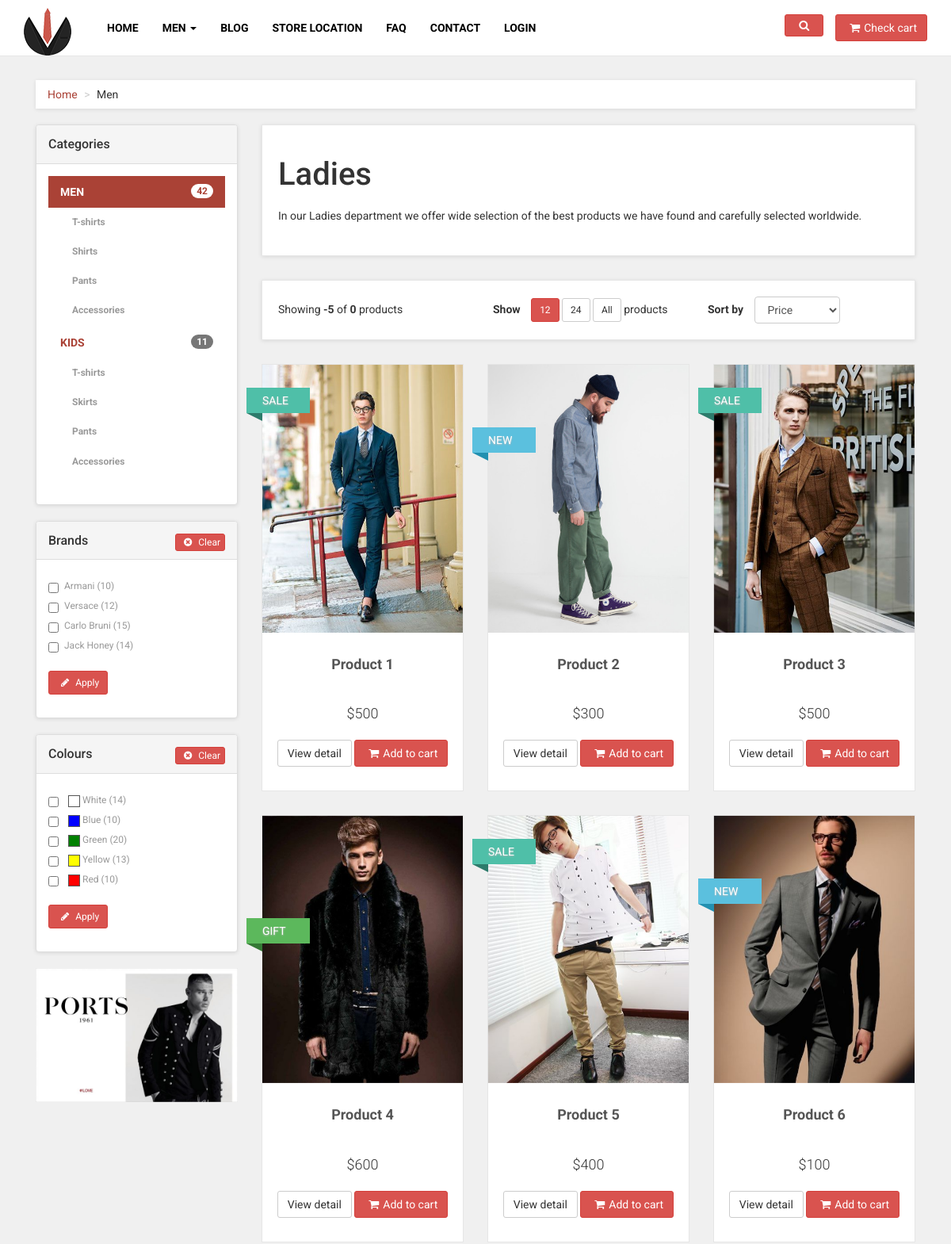
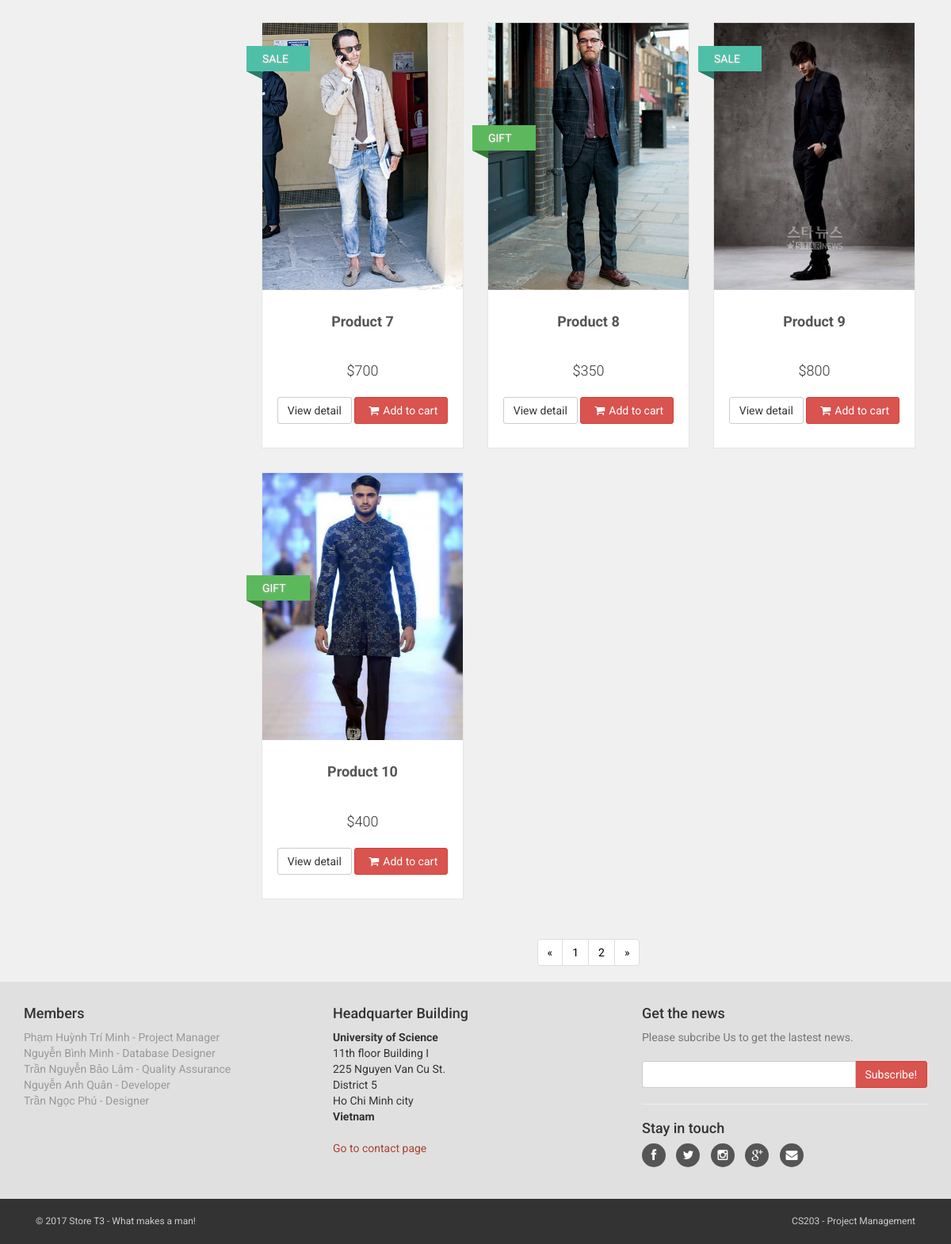
Screenshot of /lazy/search_result.php with the database file from the repository (2 pictures, top to bottom).
### tables this page shows
CREATE TABLE `product` (
  `id` int(11) NOT NULL,
  `name` varchar(255) NOT NULL,
  `category` varchar(100) NOT NULL,
  `detail` text NOT NULL,
  `price` float NOT NULL,
  `sale` int(11) NOT NULL,
  `sale_percent` float NOT NULL,
  `status` int(11) NOT NULL
);

CREATE TABLE `product_img` (
  `img_id` int(11) NOT NULL,
  `product_id` int(11) NOT NULL,
  `img` varchar(255) NOT NULL
);

### lazy/search_result.php (the view, shortened to what this page needs)
<?php
  include "includes/header.php";
  include "includes/navbar.php";
?>
<?php
  $page = $_GET["page"];
  $start = 6 * ($page - 1);
  $rows = 6;
?>
    <div id="all">
        <div id="content">
            <div class="container">
                <div class="col-md-12">
                    <ul class="breadcrumb">
                        <li><a href="#">Home</a>
                        </li>
                        <li>Men</li>
                    </ul>
                </div>
                <?php include "includes/left_menu.php"; ?>
                <div class="col-md-9">
                    <div class="box">
                        <h1>Ladies</h1>
                        <p>In our Ladies department we offer wide selection of the best products we have found and carefully selected worldwide.</p>
                    </div>
                    <div class="box info-bar">
                        <div class="row">
                            <div class="col-sm-12 col-md-4 products-showing">
                              Showing <strong><?php echo $start+1; ?></strong> of <strong><?php echo $start+$rows; ?></strong> products
                            </div>
                            <div class="col-sm-12 col-md-8  products-number-sort">
                                <div class="row">
                                    <form class="form-inline">
                                        <div class="col-md-6 col-sm-6">
                                            <div class="products-number">
                                                <strong>Show</strong>  <a href="#" class="btn btn-default btn-sm btn-danger">12</a>  <a href="#" class="btn btn-default btn-sm">24</a>  <a href="#" class="btn btn-default btn-sm">All</a> products
                                            </div>
                                        </div>
                                        <div class="col-md-6 col-sm-6">
                                            <div class="products-sort-by">
                                                <strong>Sort by</strong>
                                                <select name="sort-by" class="form-control">
                                                    <option>Price</option>
                                                </select>
                                            </div>
                                        </div>
                                    </form>
                                </div>
                            </div>
                        </div>
                    </div>
                    <div class="row products">
<?php
        $searchdata = $_POST['search_data'];
        $sqli = "select * from product where name LIKE '%".$searchdata."%'";
        $rs = mysqli_query($conn,$sqli);
        while ($data = mysqli_fetch_array($rs))
        {
          $sqli2 = "select * from product_img where product_id=$data[id]";
          $rs2 = mysqli_query($conn,$sqli2);
          $data2 = mysqli_fetch_array($rs2);
          echo"<div class='col-md-4 col-sm-6'>
              <div class='product'>
                  <div class='flip-container'>
                      <div class='flipper'>
                          <div class='front'>
                              <a href='detail.php'>
                                  <img src='../../lazy-admin/image/product/$data2[img]' alt='' class='img-responsive'>
                              </a>
                          </div>
                          <div class='back'>
                              <a href='detail.php'>
                                  <img src='../../lazy-admin/image/product/$data2[img]' alt='' class='img-responsive'>
                              </a>
                          </div>
                      </div>
                  </div>
                  <a href='detail.php' class='invisible'>
                      <img src='img/product1.jpg' alt='' class='img-responsive'>
                  </a>
                  <div class='text'>
                      <h3><a href='detail.php'>$data[name]</a></h3>";
                      if($data['sale']==1)
                      {
                        $result=$data['price']*(1-$data['sale_percent']);
                        echo"<p class='price'><del>$$data[price]</del> $$result</p>";
                      }
                      else {
                        echo"<p class='price'>$$data[price]</p>";
                      }
                  echo"<p class='buttons'>
                          <a href='detail.php?cid=$data[id]' class='btn btn-default'>View detail</a>
                          <a href='add_basket.php?id=$data[id]' class='btn btn-danger'><i class='fa fa-shopping-cart'></i>Add to cart</a>
                      </p>
                  </div>
                  ";
          if ($data['status']==1)
          {
          echo"  <div class='ribbon sale'>
                      <div class='theribbon'>SALE</div>
                      <div class='ribbon-background'></div>
                  </div>
                  ";
          }
          if ($data['status']==2)
          {
          echo"  <div class='ribbon new'>
              <div class='theribbon'>NEW</div>
              <div class='ribbon-background'></div>
          </div>
          ";
          }
          if ($data['status']==3)
          {
          echo"  <div class='ribbon gift'>
              <div class='theribbon'>GIFT</div>
              <div class='ribbon-background'></div>
          </div>
          ";
          }
          echo"    </div>
          </div>";
        }
 ?>
                </div>
                <div class="pages">
                    <ul class="pagination">
                        <li><a href="#">&laquo;</a>
                        </li>
                        <?php
                          $sqli3 = "select count(id) as total from product where name LIKE '%".$searchdata."%'";
                          $rs3 = mysqli_query($conn,$sqli3);
                          $data3 = mysqli_fetch_assoc($rs3);
                          $count = 1;
                          $temp = ($data3['total'] / 6) + 1;
                          while ($count <= $temp)
                          {
                            if ($count == $page)
                            {
                              echo "<li class='active'>
                                      <a href='category.php?page=$count'>$count</a>
                                    </li>";
                            }
                            else {
                              echo "<li>
                                      <a href='category.php?page=$count'>$count</a>
                                    </li>";
                            }
                            $count++;
                          }
                        ?>
                        <li><a href="#">&raquo;</a>
                        </li>
                    </ul>
                </div>
            </div>
        </div>
<?php
    include "includes/footer.php";
?>

### rows the page displays
product: product_img.img (picture), name "Product 1", price "500", status "SALE"
product: product_img.img (picture), name "Product 2", price "300", status "NEW"
product: product_img.img (picture), name "Product 3", price "500", status "SALE"
product: product_img.img (picture), name "Product 4", price "600", status "GIFT"
product: product_img.img (picture), name "Product 5", price "400", status "SALE"
product: product_img.img (picture), name "Product 6", price "100", status "NEW"
product: product_img.img (picture), name "Product 7", price "700", status "SALE"
product: product_img.img (picture), name "Product 8", price "350", status "GIFT"
product: product_img.img (picture), name "Product 9", price "800", status "SALE"
product: product_img.img (picture), name "Product 10", price "400", status "GIFT"

### other values shown
$start+1 "-5"
$start+$rows "0"
